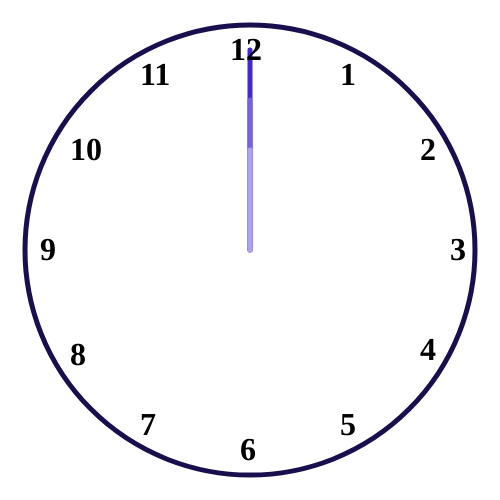
Frame 1 (no input)
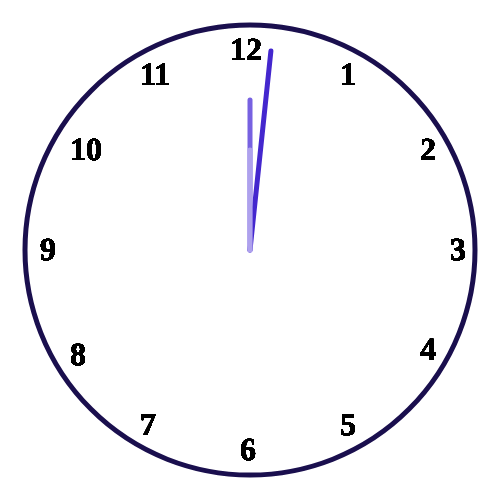
Frame 60 (no input)
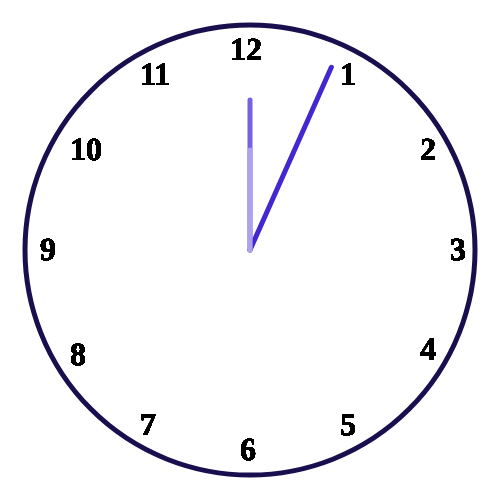
Frame 120 (the mouse pressed at the canvas centre since frame 60)

The p5.js sketch that drew these frames (run headless with seeded random() and noise() and a simulated clock; from frame 60 on, the mouse is pressed at the canvas centre):

// p5.js sketch
// ── sketch.js
var s = 0;
var m = 0;
var h = 0;

function setup() {
  createCanvas(500, 500);
  angleMode(DEGREES);
  setInterval(Second, 1000);
  setInterval(Minute, 60000);
  setInterval(Hour, 3600000);
}

function draw() {

  noFill();
  stroke(26, 15, 78);
  strokeWeight(5);
  background(255);
  translate(width / 2, height / 2);
  circle(0, 0, 450);
  //seconds
  push();
  stroke(	68, 39, 206);
  rotate(s);
  line(0, 0, 0, -200);
  pop();
  //minutes
  push();
  stroke(119, 97, 225);
  rotate(m);
  line(0, 0, 0, -150);
  pop();
  //hours
  push();
  stroke(174, 161, 237);
  rotate(h);
  line(0, 0, 0, -100);
  pop();

  var h12 = createElement('h1', '12')
  h12.position(230, 10)

  var h3 = createElement('h1', '3')
  h3.position(450, 210)

  var h6 = createElement('h1', '6')
  h6.position(240, 410)

  var h9 = createElement('h1', '9')
  h9.position(40, 210)

  var h1 = createElement('h1', '1')
  h1.position(340, 35)

  var h2 = createElement('h1', '2')
  h2.position(420, 110)

  var h4 = createElement('h1', '4')
  h4.position(420, 310)

  var h5 = createElement('h1', '5')
  h5.position(340, 385)

  var h7 = createElement('h1', '7')
  h7.position(140, 385)

  var h8 = createElement('h1', '8')
  h8.position(70, 315)

  var h10 = createElement('h1', '10')
  h10.position(70, 110)

  var h11 = createElement('h1', '11')
  h11.position(140, 35)
}

function Second() {
  s = s + 6;
}

function Minute() {
  m = m + 6;
}

function Hour() {
  h = h + 30;
}
